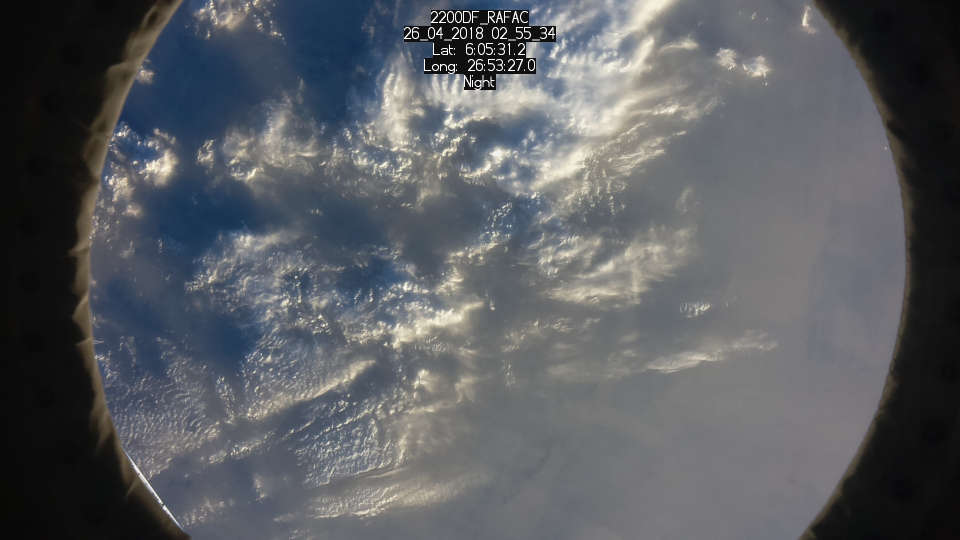
#> input picture cloud_recon/images/train10.jpg, 1920 x 1080 px (shown at 1/2 size)
$ python 'cloud_recon - v0.0.1.py'
#> lines starting #> are read from the running program, lines starting #| are printed output that depends on the picture; after the words box and inside, x2 and y2 are one past the last pixel; in counts of white or black regions, pixels touching at a corner belong together
import cv2 as cv
import numpy as np


def cloud_recon(img):
#> called with img = './images/train10.jpg'
    img = cv.imread(img)
#> img is the input picture: shape (1080, 1920, 3); mean B, G, R 96.7, 92.5, 89.9
    img = img[:, 350:1500]
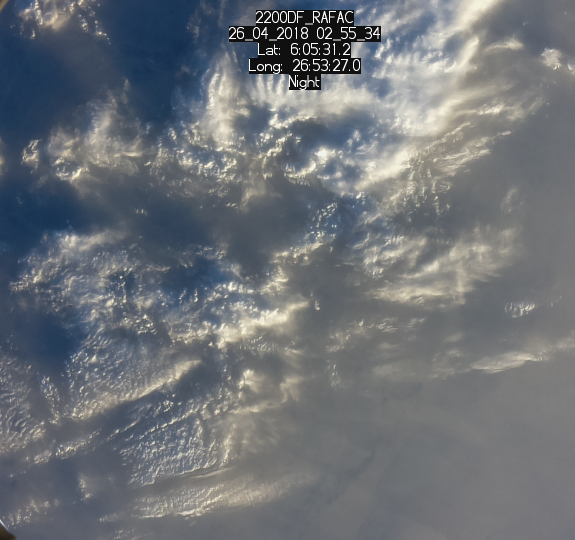
#> img: shape (1080, 1150, 3) (shown at 1/2 size); mean B, G, R 118.5, 113.5, 109.2

    '''
    plt.imshow(imRGB)
    plt.title('original')
    plt.show()
    '''

    #img = cv.GaussianBlur(img, (5,5), 0)

    hsv = cv.cvtColor(img, cv.COLOR_BGR2HSV)
#> hsv: shape (1080, 1150, 3); mean H, S, V 81.7, 35.2, 121.3

    '''
    plt.imshow(cv.cvtColor(img, cv.COLOR_BGR2HSV))
    plt.title('image')
    plt.show()
    '''

    white = np.array([255,255,255])
    lowerBound = np.array([30,10,30])

    mask = cv.inRange(hsv, lowerBound, white)
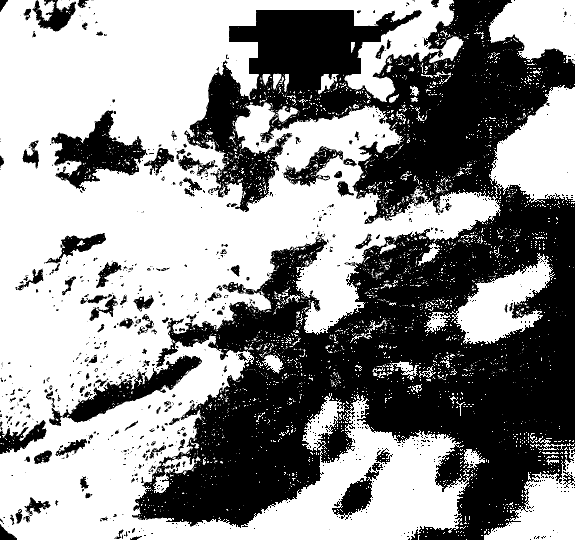
#> mask: shape (1080, 1150) (shown at 1/2 size); 56.7% white; 873 black regions (649 under 20 px), largest, box (x1, y1, x2, y2) and area: (264, 0, 1150, 1080) 471818, (103, 221, 296, 382) 13035, (125, 710, 404, 846) 10217

    res = cv.bitwise_and(img, img, mask=mask)
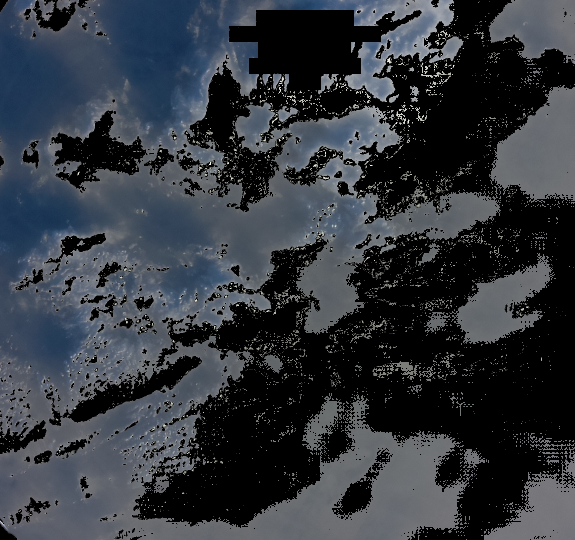
#> res: shape (1080, 1150, 3) (shown at 1/2 size); mean B, G, R 62.2, 55.5, 50.6

    '''
    plt.imshow(cv.bitwise_and(img, img, mask=mask))
    plt.title('elaborated')
    plt.show()
    '''

    #count of total pixel
    total = res.shape[0] * res.shape[1]
#> total = 1242000
    print(f"total pixel: {total}")
#| total pixel: 1242000

    #count of black pixel
    sought = [0,0,0]
    black  = np.count_nonzero(np.all(res==sought,axis=2))
#> black = 537284
    print(f"black pixel: {black}")
#| black pixel: 537284

    #perc of black pixels
    perc = (black*100)/total
#> perc = 43.26
    perc = "%.3f" % perc
#> perc = '43.260'
    print(f"perc: {perc}%")
#| perc: 43.260%


if __name__ == "__main__":
    cloud_recon('./images/train10.jpg')

$ run again, with cloud_recon/images/train1.jpg copied over cloud_recon/images/train10.jpg
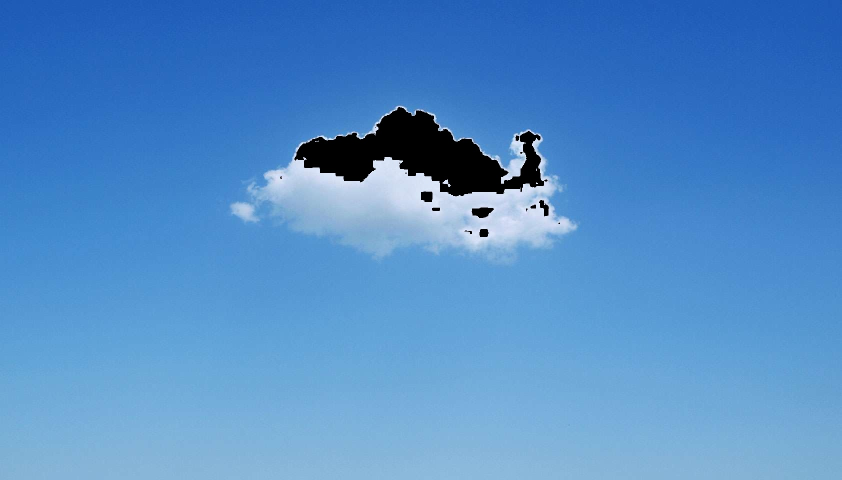
#> input picture cloud_recon/images/train1.jpg, 1684 x 960 px (shown at 1/2 size)
#> in cloud_recon, img is the input picture: shape (960, 1684, 3); mean B, G, R 200.9, 140.6, 82.2
#> in cloud_recon, `img = img[:, 350:1500]`:
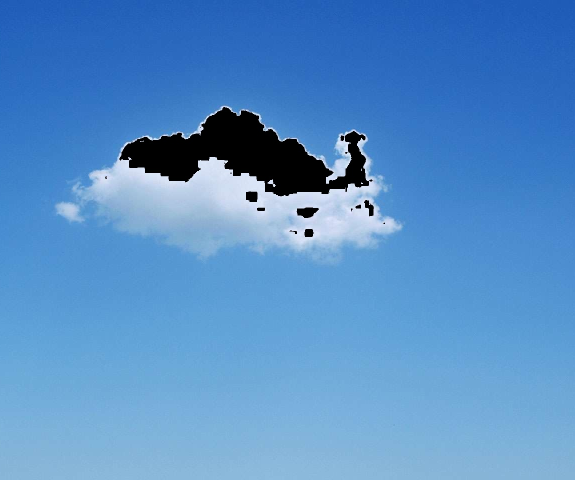
#> img: shape (960, 1150, 3) (shown at 1/2 size); mean B, G, R 199.7, 142.1, 85.9
#> hsv: shape (960, 1150, 3); mean H, S, V 101.7, 144.1, 199.7
#> in cloud_recon, `mask = cv.inRange(hsv, lowerBound, white)`:
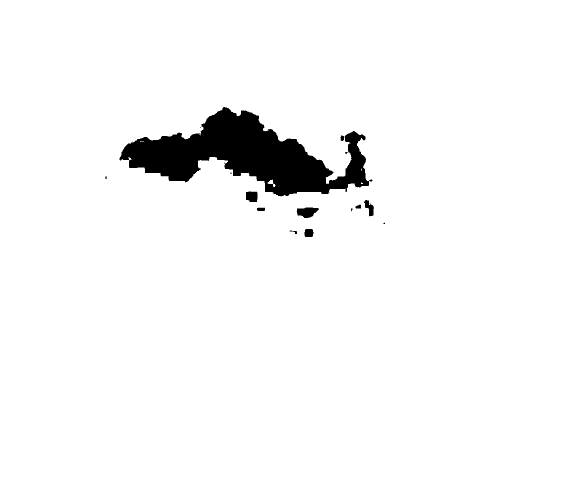
#> mask: shape (960, 1150) (shown at 1/2 size); 96.1% white; 15 black regions (7 under 20 px), largest, box (x1, y1, x2, y2) and area: (239, 214, 745, 393) 41110, (593, 415, 638, 436) 655, (492, 383, 515, 404) 439
#| total pixel: 1104000
#> black = 43062
#| black pixel: 43062
#> in cloud_recon, `perc = (black*100)/total`: perc = 3.9
#> in cloud_recon, `perc = "%.3f" % perc`: perc = '3.901'
#| perc: 3.901%

$ run again, with cloud_recon/images/train11.jpg copied over cloud_recon/images/train10.jpg
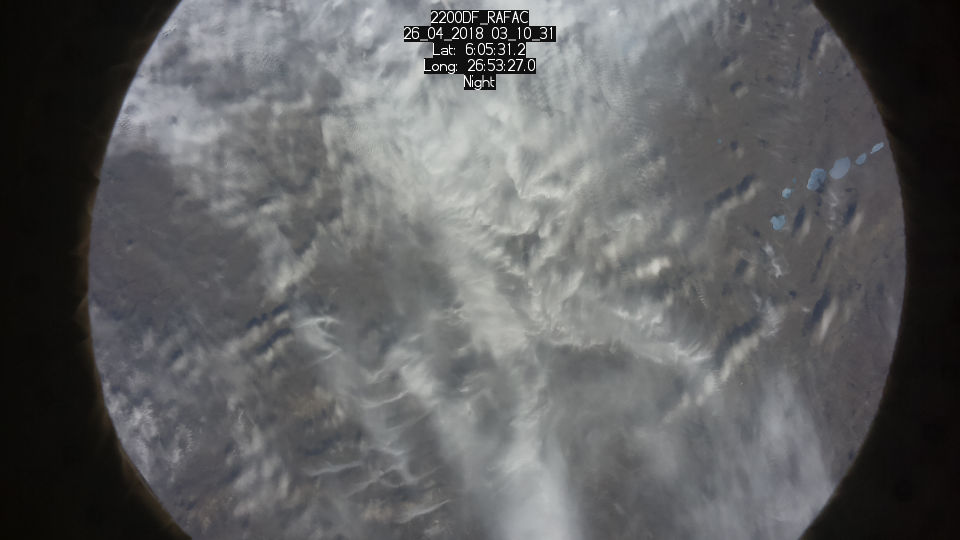
#> input picture cloud_recon/images/train11.jpg, 1920 x 1080 px (shown at 1/2 size)
#> in cloud_recon, img is the input picture: shape (1080, 1920, 3); mean B, G, R 96.1, 95.1, 94.6
#> img: shape (1080, 1150, 3)
#> hsv: shape (1080, 1150, 3); mean H, S, V 81, 8.1, 126
#> in cloud_recon, `mask = cv.inRange(hsv, lowerBound, white)`:
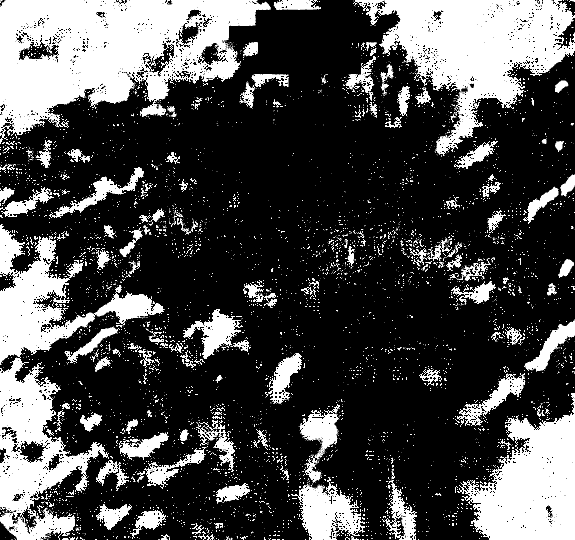
#> mask: shape (1080, 1150) (shown at 1/2 size); 29.4% white; 4151 white regions (3831 under 20 px), largest, box (x1, y1, x2, y2) and area: (0, 0, 542, 288) 87662, (0, 448, 330, 1080) 62582, (706, 0, 1150, 312) 60504
#> in cloud_recon, `res = cv.bitwise_and(img, img, mask=mask)`:
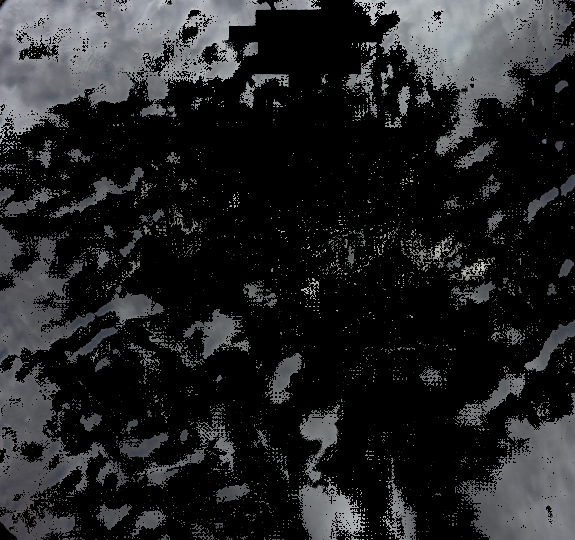
#> res: shape (1080, 1150, 3) (shown at 1/2 size); mean B, G, R 36.2, 35, 34.3
#| total pixel: 1242000
#> black = 877173
#| black pixel: 877173
#> in cloud_recon, `perc = (black*100)/total`: perc = 70.63
#> in cloud_recon, `perc = "%.3f" % perc`: perc = '70.626'
#| perc: 70.626%

$ run again, with cloud_recon/images/train12.jpg copied over cloud_recon/images/train10.jpg
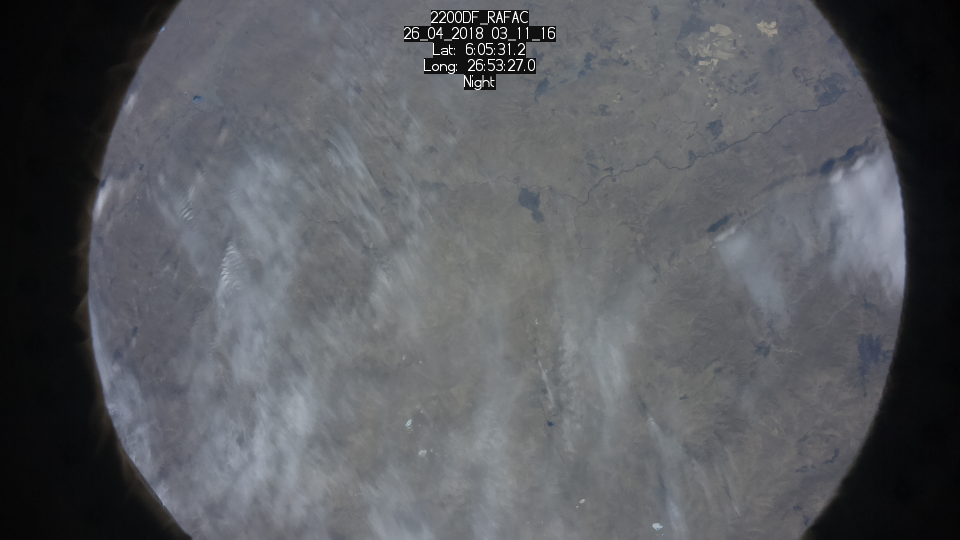
#> input picture cloud_recon/images/train12.jpg, 1920 x 1080 px (shown at 1/2 size)
#> in cloud_recon, img is the input picture: shape (1080, 1920, 3); mean B, G, R 95, 90.6, 88.5
#> img: shape (1080, 1150, 3)
#> hsv: shape (1080, 1150, 3); mean H, S, V 98.2, 15.3, 118.9
#> in cloud_recon, `mask = cv.inRange(hsv, lowerBound, white)`:
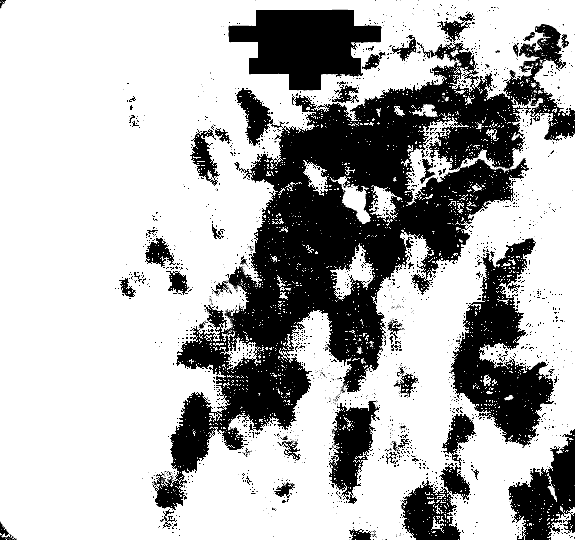
#> mask: shape (1080, 1150) (shown at 1/2 size); 70.4% white; 1644 black regions (1496 under 20 px), largest, box (x1, y1, x2, y2) and area: (304, 24, 1150, 1020) 232699, (898, 476, 1108, 896) 37177, (457, 19, 764, 181) 31557
#> in cloud_recon, `res = cv.bitwise_and(img, img, mask=mask)`:
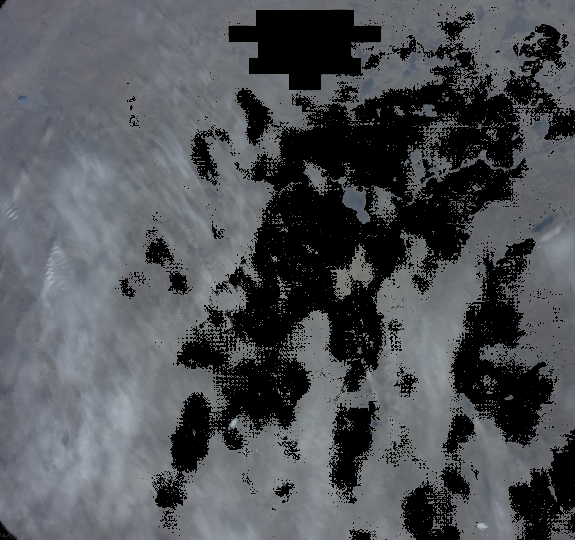
#> res: shape (1080, 1150, 3) (shown at 1/2 size); mean B, G, R 85.9, 81.9, 79.3
#| total pixel: 1242000
#> black = 367898
#| black pixel: 367898
#> in cloud_recon, `perc = (black*100)/total`: perc = 29.62
#> in cloud_recon, `perc = "%.3f" % perc`: perc = '29.621'
#| perc: 29.621%
